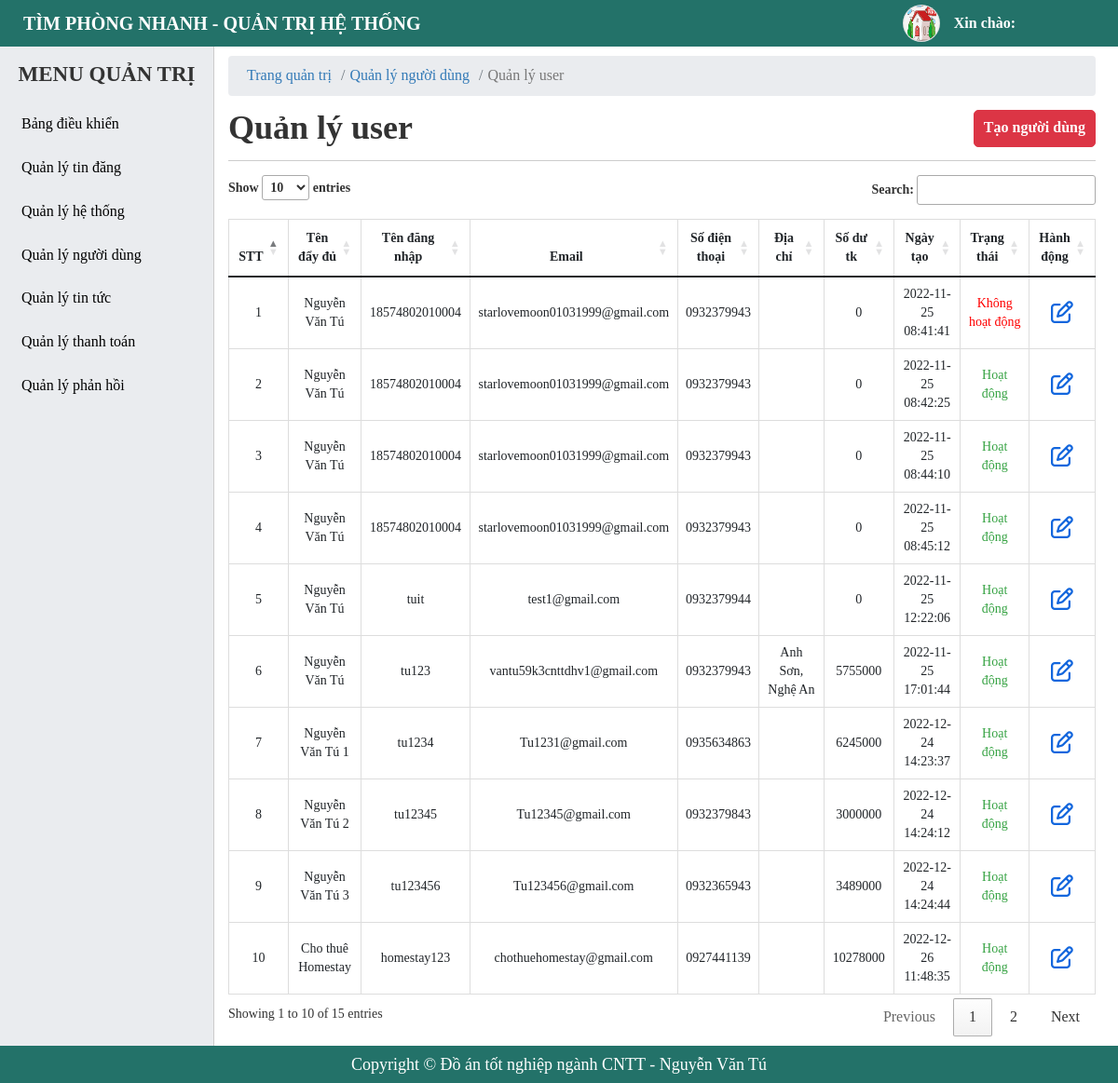
Page /admin/user-manager.php on the committed database.
### tables this page shows
CREATE TABLE `tbl_user` (
  `id` bigint(20) NOT NULL,
  `fullname` varchar(255) NOT NULL,
  `username` varchar(255) NOT NULL,
  `password` varchar(255) NOT NULL,
  `email` varchar(255) NOT NULL,
  `phone` varchar(255) NOT NULL,
  `zalo` varchar(255) DEFAULT NULL,
  `address` varchar(255) DEFAULT NULL,
  `facebook` varchar(255) DEFAULT NULL,
  `avatar` varchar(255) DEFAULT NULL COMMENT 'ảnh đại diện',
  `balance` bigint(255) DEFAULT 0 COMMENT 'Số dư',
  `status` tinyint(4) NOT NULL DEFAULT 1 COMMENT 'trạng thái',
  `created_at` timestamp NOT NULL DEFAULT current_timestamp(),
  `created_ad` timestamp NOT NULL DEFAULT current_timestamp()
);

### admin/user-manager.php (the view, shortened to what this page needs)
<?php
    include './include/connect.php';
    $queryUser = $conn->prepare("SELECT * FROM tbl_user");
    $queryUser->execute();
    $resultsUser = $queryUser->fetchAll(PDO::FETCH_OBJ);
?>
<!DOCTYPE html>
<html lang="en">
<head>
    <?php include('include/link-css.php');?>
</head>
<body>
    <?php
     include('include/header.php');
    ?>
    <div id="main">
        <?php
        include('include/sidebar.php');
        ?>
        <div id="main-right">
            <nav aria-label="breadcrumb">
                <ol class="breadcrumb">
                    <li class="breadcrumb-item"><a href="#">Trang quản trị</a></li>
                    <li class="breadcrumb-item"><a href="#">Quản lý người dùng</a></li>
                    <li class="breadcrumb-item active" aria-current="page">Quản lý user</li>
                </ol>
            </nav>
            <section class="main-right-title">
                <div class="form-title">
                    <h1>Quản lý user</h1>
                </div>
                <div class="account-btn">
                    <a href="../register.php" class="btn btn-post btn-add">Tạo người dùng</a>
                </div>
            </section>
            <div class="main-right-table">
                <table class="table table-bordered table-post-list" id = "table-manage">
                    <thead>
                        <tr>
                            <th style="width: 5%;" >STT</th>
                            <th style="width: 12%;" >Tên đẩy đủ</th>
                            <th style="width: 10%;" >Tên đăng nhập</th>
                            <th style="width: 12%;" >Email</th>
                            <th style="width: 10%;" >Số điện thoại</th>
                            <th style="width: 15%;" >Địa chỉ</th>
                            <th style="width: 10%;" >Số dư tk</th>
                            <th style="width: 10%;" >Ngày tạo</th>
                            <th style="width: 8%;" >Trạng thái</th>
                            <th style="width: 8%;" >Hành động</th>
                        </tr>
                    </thead>
                    <tbody >
                        <?php foreach ($resultsUser as $key => $value) { ?>
                            <tr>
                                <td><?php echo $key+1 ?></td>
                                <td>
                                    <p><?php echo $value -> fullname ?></p>
                                </td>
                                <td>
                                    <p><?php echo $value -> username ?></p>
                                </td>
                                <td>
                                    <p><?php echo $value -> email ?></p>
                                </td>
                                <td>
                                    <p><?php echo $value -> phone ?></p>
                                </td>
                                <td>
                                    <p><?php echo $value -> address ?></p>
                                </td>
                                <td>
                                    <p><?php echo $value -> balance ?></p>
                                </td>
                                <td>
                                    <p><?php echo $value -> created_at ?></p>
                                </td>
                                <td>
                                    <?php if( $value -> status == 1){ ?>
                                        <p style = "color: #37a344">Hoạt động</p>
                                    <?php }else{ ?>
                                        <p style = "color: red">Không hoạt động</p>
                                    <?php } ?>
                                </td>
                                <td>
                                    <a href="./user-manager.php?id=<?php echo $value -> id ?>" class="btn-setting btn-edit" style = "color: #1266dd;"><i class="fa-regular fa-pen-to-square"></i></a>
                                </td>
                            </tr>
                        <?php } ?>
                    </tbody>
                </table>
            </div>
        </div>
    </div>
    <?php include('include/footer.php');?>
</body>
</html>

### admin/css/style.css (style rules this page uses)
* { margin: 0; padding: 0; box-sizing: border-box; font-family: "MS Mincho"; }
a, a:hover { text-decoration: none; transition: all 0.3s ease-in-out 0s; -moz-transition: all 0.3s ease-in-out 0s; -o-transition: all 0.3s ease-in-out 0s; -webkit-transition: all 0.3s ease-in-out 0s; -ms-transition: all 0.3s ease-in-out 0s; }
.btn { height: 40px; border-radius: 5px; border: 1px solid #3961fb; background: #3961fb; font-weight: 700; color: #fff; display: inline-flex; align-items: center; justify-content: center; text-decoration: none; cursor: pointer; padding: 0 10px; margin: 5px 0; }
body { height: 100%; }
#main-right { padding: 60px 24px 50px 245px; }
#main-right .breadcrumb { background-color: #eaecef; padding: 10px 20px; margin-bottom: 0; }
#main-right li, #main-right a { font-size: 16px; }
.main-right-title { display: flex; justify-content: space-between; border-bottom: 1px solid #ccc; margin-bottom: 15px; }
.form-title { margin: 15px 0; }
.form-title h1 { font-weight: 700; }
.account-btn { display: flex; justify-content: center; align-items: center; }
.btn-post { color: #fff; background-color: #dc3545; border-color: #dc3545; margin-left: 6px; }
#main-right .table-bordered th, .table-bordered td { text-align: center; font-size: 14px; }
.main-right-table .table-post-list { border-collapse: collapse; }
.table-post-list td { vertical-align: middle !important; white-space: normal; }
.table-post-list .btn-setting { margin: 0 5px; font-size: 24px !important; }

### rows in the picture
tbl_user: fullname "Nguyễn Văn Tú", username "18574802010004", email "starlovemoon01031999@gmail.com", phone "0932379943", balance "0", created_at "2022-11-25 08:41:41", status "Không hoạt động"
tbl_user: fullname "Nguyễn Văn Tú", username "18574802010004", email "starlovemoon01031999@gmail.com", phone "0932379943", balance "0", created_at "2022-11-25 08:42:25", status "Hoạt động"
tbl_user: fullname "Nguyễn Văn Tú", username "18574802010004", email "starlovemoon01031999@gmail.com", phone "0932379943", balance "0", created_at "2022-11-25 08:44:10", status "Hoạt động"
tbl_user: fullname "Nguyễn Văn Tú", username "18574802010004", email "starlovemoon01031999@gmail.com", phone "0932379943", balance "0", created_at "2022-11-25 08:45:12", status "Hoạt động"
tbl_user: fullname "Nguyễn Văn Tú", username "tuit", email "test1@gmail.com", phone "0932379944", balance "0", created_at "2022-11-25 12:22:06", status "Hoạt động"
tbl_user: fullname "Nguyễn Văn Tú", username "tu123", email "vantu59k3cnttdhv1@gmail.com", phone "0932379943", address "Anh Sơn, Nghệ An", balance "5755000", created_at "2022-11-25 17:01:44", status "Hoạt động"
tbl_user: fullname "Nguyễn Văn Tú 1", username "tu1234", email "Tu1231@gmail.com", phone "0935634863", balance "6245000", created_at "2022-12-24 14:23:37", status "Hoạt động"
tbl_user: fullname "Nguyễn Văn Tú 2", username "tu12345", email "Tu12345@gmail.com", phone "0932379843", balance "3000000", created_at "2022-12-24 14:24:12", status "Hoạt động"
tbl_user: fullname "Nguyễn Văn Tú 3", username "tu123456", email "Tu123456@gmail.com", phone "0932365943", balance "3489000", created_at "2022-12-24 14:24:44", status "Hoạt động"
tbl_user: fullname "Cho thuê Homestay", username "homestay123", email "chothuehomestay@gmail.com", phone "0927441139", balance "10278000", created_at "2022-12-26 11:48:35", status "Hoạt động"
